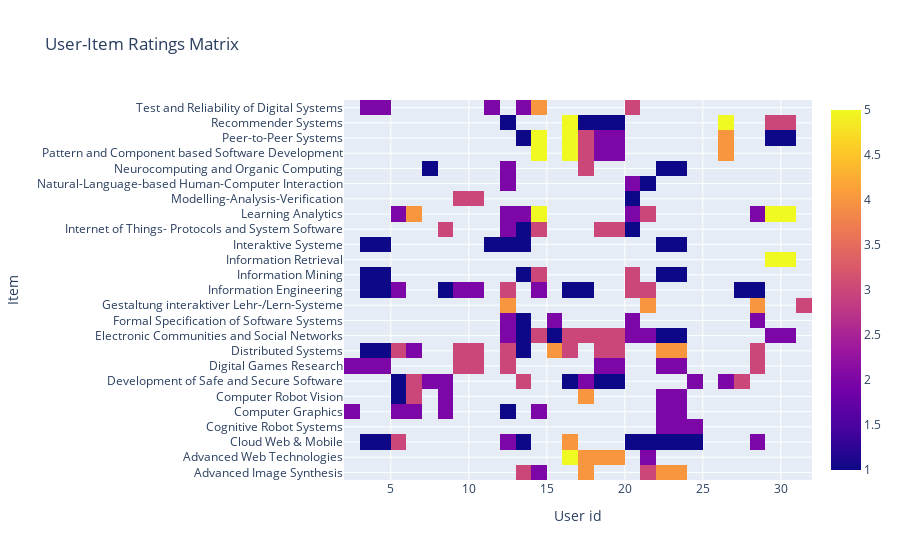

Source (notebook cell):
### Code cell
fig_hmap = go.Figure(data=go.Heatmap(
                   z=list_useritem,
                   x=list(course_matrix.index),
                   y=list(course_matrix.columns),
                   hoverongaps = False))
fig_hmap.update_xaxes(title='User id')
fig_hmap.update_yaxes(title='Item')
fig_hmap.update_layout(title='User-Item Ratings Matrix')

### Figure 1 — Plotly figure (JSON) as saved in the notebook; plotly's stock layout.template omitted (floating-point values rounded to 4 significant figures; data arrays with more than 128 entries replaced by an {"elided": "..."} marker saying what was removed)
{"data": [{"hoverongaps": false, "type": "heatmap", "x": [2, 3, 5, 6, 7, 8, 9, 11, 12, 13, 14, 15, 16, 17, 18, 20, 21, 22, 24, 25, 26, 27, 28, 29, 31, 32, 33, 34, 35, 36, 37, 38, 39, 40], "y": ["Advanced Image Synthesis", "Advanced Web Technologies", "Cloud Web & Mobile", "Cognitive Robot Systems", "Computer Graphics", "Computer Robot Vision", "Development of Safe and Secure Software", "Digital Games Research", "Distributed Systems", "Electronic Communities and Social Networks", "Formal Specification of Software Systems", "Gestaltung interaktiver Lehr-/Lern-Systeme", "Information Engineering", "Information Mining", "Information Retrieval", "Interaktive Systeme", "Internet of Things- Protocols and System Software", "Learning Analytics", "Modelling-Analysis-Verification", "Natural-Language-based Human-Computer Interaction", "Neurocomputing and Organic Computing", "Pattern and Component based Software Development", "Peer-to-Peer Systems", "Recommender Systems", "Test and Reliability of Digital Systems"], "z": {"elided": "34x25 int values"}}], "layout": {"title": {"text": "User-Item Ratings Matrix"}, "xaxis": {"title": {"text": "User id"}}, "yaxis": {"title": {"text": "Item"}}}}
